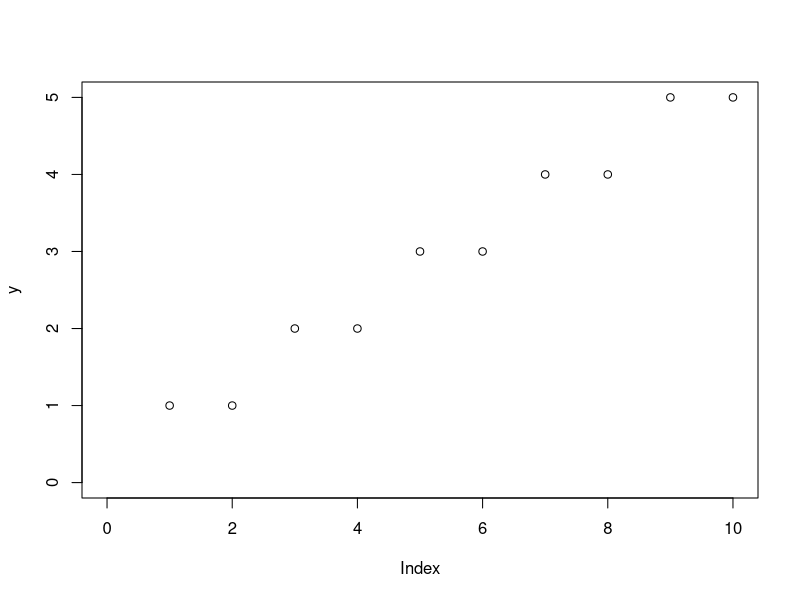
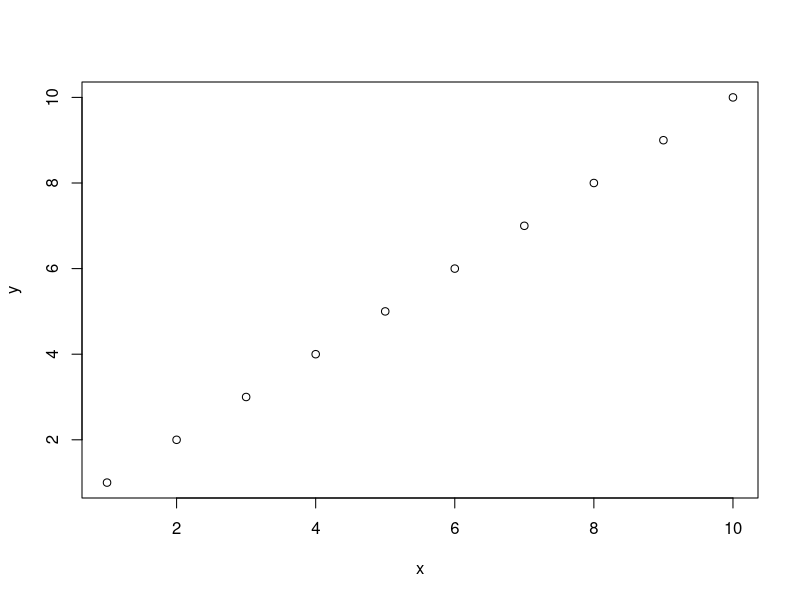
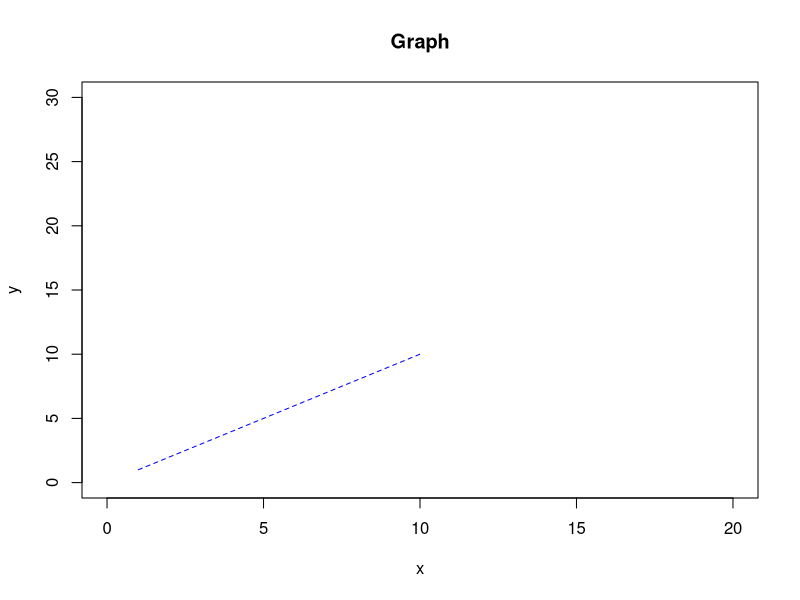
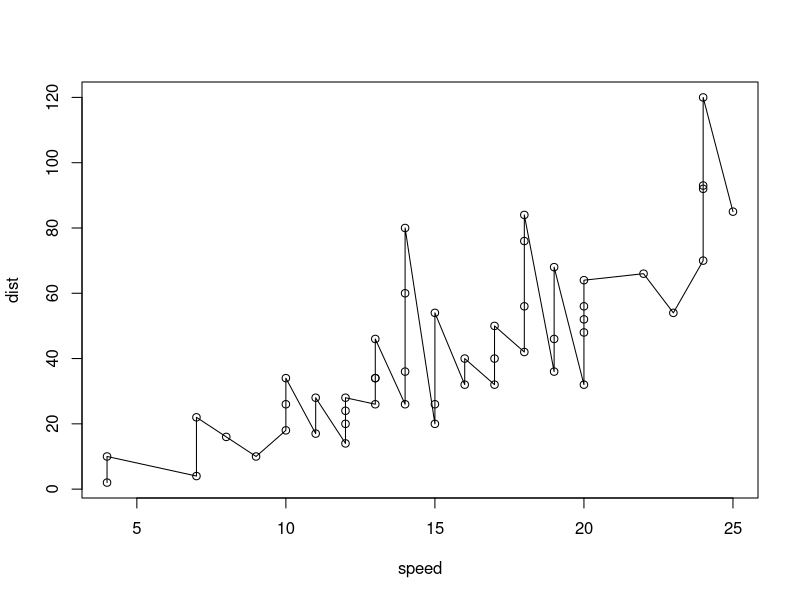
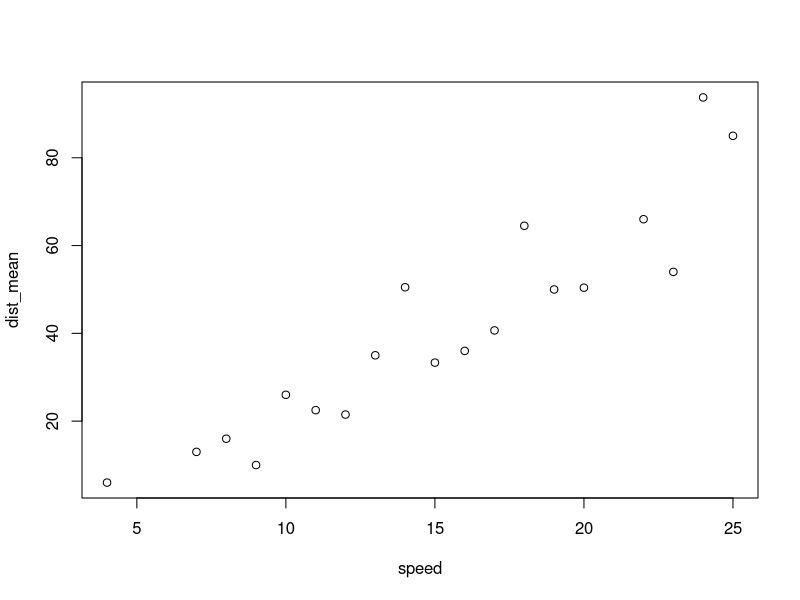
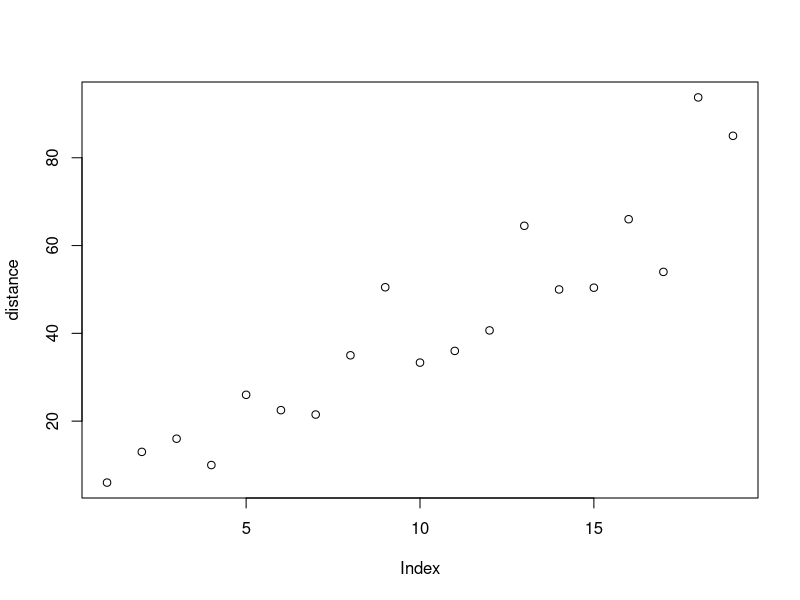
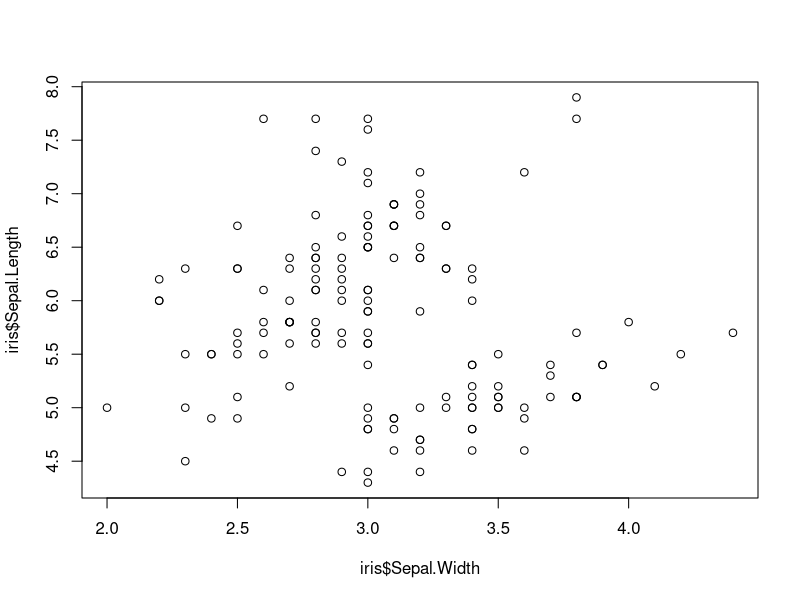
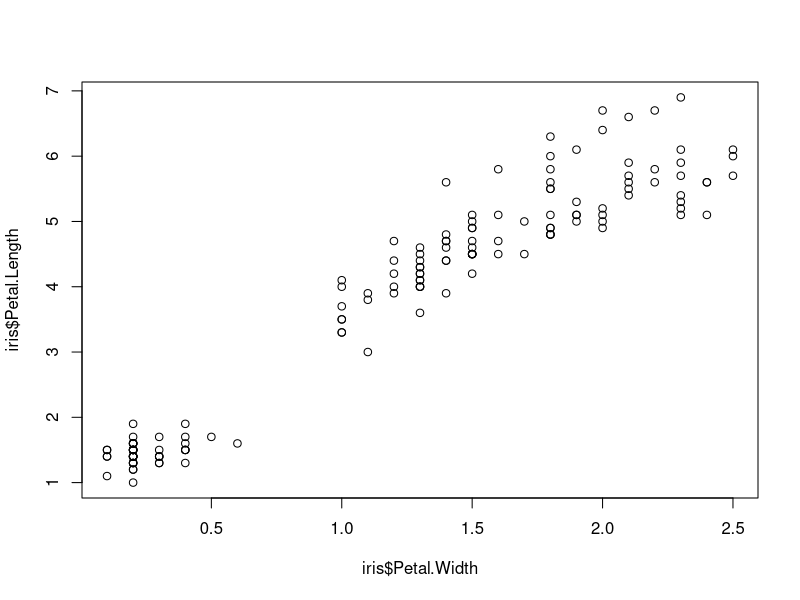

Generate these figures, in order, with R:
#### 기본 내장 그래프 ####

## 1. plot() : 산포도
# plot(y축 데이터, 옵션)
# plot(z축 데이터, y축 데이터, 옵션)

y <- c(1, 1, 2, 2, 3, 3, 4, 4, 5, 5)
plot(y, xlim = c(0, 10), ylim = c(0, 5)) # 데이터가 하나면 자동으로 1, 2, ..로 할당

x <- c(1:10)
y <- c(1:10)
plot(x, y)

# type : "p", "l", "b", "o", "n" (선의 모양)
# pch : 점의 모양
# cex : 점의 크기를 비율로 지정
# col : 선과 점의 색상 지정
# lty : "solid", "blank", "dashed", "dotted", "datdash", "longdash", "twodash"
plot(x, y, xlim=c(0, 20), ylim=c(0, 30), main="Graph", type="l", pch=2, cex=2, col="blue", lty="dashed")

str(cars)  # dist : 제동거리
head(cars)
plot(cars, type="o")
View(cars)


# 같은 속도일 때 제동거리가 달라 대체적인 추세를 알기 어려움
# 속도에 따른 평균제동거리 구해 그래프로 그려보자
library(dplyr)
cars2 <- cars %>% group_by(speed) %>% summarise(dist_mean = mean(dist))
plot(cars2)

?tapply # 그룹별로 묶어서?
cars3 <- tapply(cars$dist, cars$speed, mean)
plot(cars3, ylab="distance")


## 2. points() : 그래프 위에 추가하기
plot(iris$Sepal.Width, iris$Sepal.Length)
plot(iris$Petal.Width, iris$Petal.Length)

with(iris,
     {
       plot(Sepal.Width, Sepal.Length)
       points(Petal.Width, Petal.Length)
     })


## 3. lines() : 기본 그래프 위에 선 그래프 추가
plot(cars)
lines(cars$dist)


## 4. barplot(), hist(), pie(), mosaicplot(), pair(), persp(), contour(), ...


## 5. 그래프 배열
head(mtcars)
str(mtcars)

# (1) 그래프 4개를 동시에 그리기
par(mfrow=c(2,2))  # 그래프 그릴 자리 생성
plot(mtcars$wt, mtcars$mpg)
plot(mtcars$wt, mtcars$disp)
hist(mtcars$wt)
boxplot(mtcars$wt)

par(mfrow=c(1,1))
plot(mtcars$wt, mtcars$mpg)

# (2) 행과 열마다 그래프 개수를 다르게 설정
?layout
# layout(matrix(c(1, 2, 2, 3), 2, 2, byrow=T))
# c(자리마다 그릴 그래프 지정), 그래프 판 지정
layout(matrix(c(1, 2, 2, 3), 2, 2, byrow=T))

plot(mtcars$wt, mtcars$mpg)
plot(mtcars$wt, mtcars$disp)
hist(mtcars$wt)
boxplot(mtcars$wt)

par(mfrow=c(1,1))


## 6. 특이한 그래프

# (1) arrows()
x <- c(1, 3, 6, 8, 9)
y <- c(12, 56, 78, 32, 9)

plot(x, y)
arrows(3, 56, 1, 12)    # ((시작점), (도착점))
text(4, 40, "이것은 샘플입니다", srt=65)     # 좌표, 내용, srt=각도지정

# (2) 꽃잎 그래프(sunflowerplot) : 같은 값일 때 몇 개가 겹쳐있는지 확인할 수 있음
x <- c(1, 1, 1, 2, 2, 2, 2, 2, 2, 3, 3, 4, 5, 6, 6, 6)
y <- c(2, 1, 4, 2, 3, 2, 2, 2, 2, 2, 1, 1, 1, 1, 1, 1)

plot(x, y)  # 같은 위치에 그려지는 점들이 많음 -> 분포 현황을 알 수 없음

sunflowerplot(x, y)


# (3) 별 그래프(stars)
# 데이터의 전체적인 윤곽을 살펴보는 그래프
# 데이터 항목에 대한 변화의 정도를 한눈에 파악

?stars
str(mtcars)

# key.loc : 범례 나타내기, flip.labels=F : 레이블을 같은 위치에 고정
# draw.segments=T : 원그래프처럼 분할된 모양으로 나옴
stars(mtcars[1:4], key.loc=c(13, 1.5), flip.labels=F, 
      draw.segments=T)

# (4) symbols
x <- c(1, 2, 3, 4, 5)
y <- c(2, 3, 4, 5, 6)
z <- c(10, 5, 100, 20, 10)

symbols(x, y, z)  # z값에 의해 점의 크기 결정

#### ggplot2 ####

# install.package("ggplot2")
# http://www.r-graph-gallery.com/ggplot2-package.html

# 레이어 지원
#   1) 배경 설정(데이터)
#   2) 그래프 추가(점, 선, 막대, ..)
#   3) 설정(옵션) 추가(축 범위, 범례, 색, ..)

library(ggplot2)
?ggplot


## (1) 산포도(geom_point)

mpg <- ggplot2::mpg
str(mpg)

ggplot(data=mpg, mapping=aes(x=displ, y=hwy)) + geom_point() + xlim(3, 6) + ylim(10, 30)

# midwest 데이터 이용해 전체인구(poptotal)와 아시아인구(popasian) 간에
# 어떤 관계가 있는지 알아보려고 한다
# x축은 전체 인구, y축은 아시아인구로 된 산포도 작성
# 단, 전체 인구는 30만명 이하, 아시아 인구는 1만명 이하인 지역만 그리기

midwest2 <- midwest %>% filter(poptotal <= 300000, popasian <= 10000) %>%
  select(poptotal, popasian)
ggplot(data=midwest2, mapping=aes(x=poptotal , y=popasian)) + geom_point()

options(scipen = 99) # 지수를 숫자로 표현해주는 옵션
ggplot(data=midwest, mapping=aes(x=poptotal , y=popasian)) + geom_point() + 
  xlim(0, 300000) + ylim(0, 10000)


## (2) 막대 그래프(주로 빈도수) : geom_col(), 히스토그램(y축 하나의 데이터만) : geom_bar()

# mpg 데이터에서 구동 방식(drv)별로 고속도로 평균 연비를 조회하고
# 그 결과를 막대 그래프로 표현

# mpg$total = (mpg$cty + mpg$hwy)/2
# mpg2 <- mpg %>% group_by(drv) %>% summarise(total_mean=mean(total))
# ggplot(data=mpg2, mapping=aes(x=drv, y=total_mean)) + geom_col()

mpg3 <- mpg %>% group_by(drv) %>% summarise(hwy_mean=mean(hwy))
ggplot(data=mpg3, mapping=aes(x=drv, y=hwy_mean)) + geom_col()

# reorder(x, y) : x데이터 자리에 넣면 y값 크기 순으로 정렬 가능
ggplot(data=mpg3, mapping=aes(reorder(drv, hwy_mean), y=hwy_mean)) + geom_col()  # 오름차순
ggplot(data=mpg3, mapping=aes(reorder(drv, -hwy_mean), y=hwy_mean)) + geom_col() # 내림차순

ggplot(data=mpg, mapping=aes(drv)) + geom_bar()
ggplot(data=mpg, mapping=aes(hwy)) + geom_bar()

# 어떤 회사에서 생산한 "SUV"차종의 도시 연비가 높은지 알아보려 한다.
# SUV차종을 대상으로 평균 cty가 가장 높은 회사 5곳을 조회하고 그래프로 출력

mpg2 <- mpg[mpg$class=="suv", ] %>% group_by(manufacturer) %>% select(class, cty) %>%
  summarise(mean_cty = mean(cty)) %>% arrange(desc(mean_cty)) %>% head(5)
ggplot(data=mpg2, mapping=aes(reorder(manufacturer, -mean_cty), y=mean_cty)) + geom_col()


# 자동차 종류 중에서 어떤 종류(class)가 가장 많은지 알아보려 한다.
# 자동차 종류별 빈도를 그래프로 출력

mpg3 <- mpg %>% group_by(class) %>% summarise(class_count = n())
ggplot(data=mpg3, mapping=aes(x=class, y=class_count)) + geom_col()


## (3) 선 그래프 : geom_line()
str(economics)
head(economics)
tail(economics)

# 날짜별 저축률
ggplot(data=economics, mapping=aes(x=date, y=psavert)) + geom_line()

# 날짜별 실업률
ggplot(data=economics, mapping=aes(x=date, y=uempmed)) + geom_line()


## (4) 상자 그래프 : geom_boxplot()
ggplot(data=mpg, mapping=aes(x=drv, y=hwy)) + geom_boxplot()

# mpg 데이터에서 class가 "compact", "subcompact", "suv"인 자동차의 도시 연비가 어떻게 다른지 비교해보려 한다.
# 이 세 차종의 도시 연비를 비교하기 위한 그래프를 그려보고 분석해보자

mpg2 <- mpg %>% group_by(class) %>% filter(class %in% c("compact", "subcompact", "suv"))
mpg2
ggplot(data=mpg2, mapping=aes(x=class, y=cty)) + geom_boxplot()
# 평균적으론 compact의 연비가 더 좋다고 볼 수 있다.
# 같은 경차 중에선 compact보다 subcompact의 분포가 더 넓게 분포되어 있는 걸로 보아 ..?


## (5) iris 실습 1
str(iris)

# 꽃받침(Sepal)의 길이에 따라서 폭의 크기가 어떤 관계인지 분포 확인

ggplot(data=iris, mapping=aes(x=Sepal.Length, y=Sepal.Width)) + 
  geom_point(color="red", pch=16, size=3)

ggplot(data=iris, mapping=aes(x=Sepal.Length, y=Sepal.Width, 
                              color=Species, size=Petal.Length)) + geom_point(pch=16) +
  labs(title="꽃받침의 비교", 
       subtitle="꽃받침의 길이에 대한 폭의 크기 확인",
       caption="주석 달기", 
       x="꽃받침의 길이", y="꽃받침의 폭")

ggplot(data=iris, mapping=aes(x=Sepal.Length, y=Sepal.Width)) + 
  geom_point(color=c("red", "green", "blue")[iris$Species], pch=c(16, 17, 18)[iris$Species], size=3)


# 같은 y축에 여러 그래프 그리기(선 그래프) -> long형으로 바꿔줘야함

# (1) 순서를 갖는 데이터 준비
head(iris)
seq <- as.numeric(row.names(iris))
iris_data <- cbind(seq=seq, iris)
head(iris_data)

# (2) 각 데이터에 대한 색상(rainbow(), heat.colors, terrain.colors(), topo.colors(), cm.colors())
ex <- topo.colors(30)
pie(rep(1, 30, col=ex))

# (3) wide형을 long형으로
library(reshape2)

mdata <- melt(iris_data, id.vars = c("seq", "Species"))
View(mdata)

ggplot(mdata) + geom_line(aes(x=seq, y=value, color=variable), cex=0.8)

cols <- topo.colors(6:10, alpha = 0.5)   # topo에서 색상 받아오기
names(cols) <- names(iris_data)[2:5]  # 색별로 이름 매핑 시키기
ggplot(mdata) + geom_line(aes(x=seq, y=value, color=variable), cex=0.8) + 
  scale_color_manual(name="변수명", values=cols)
